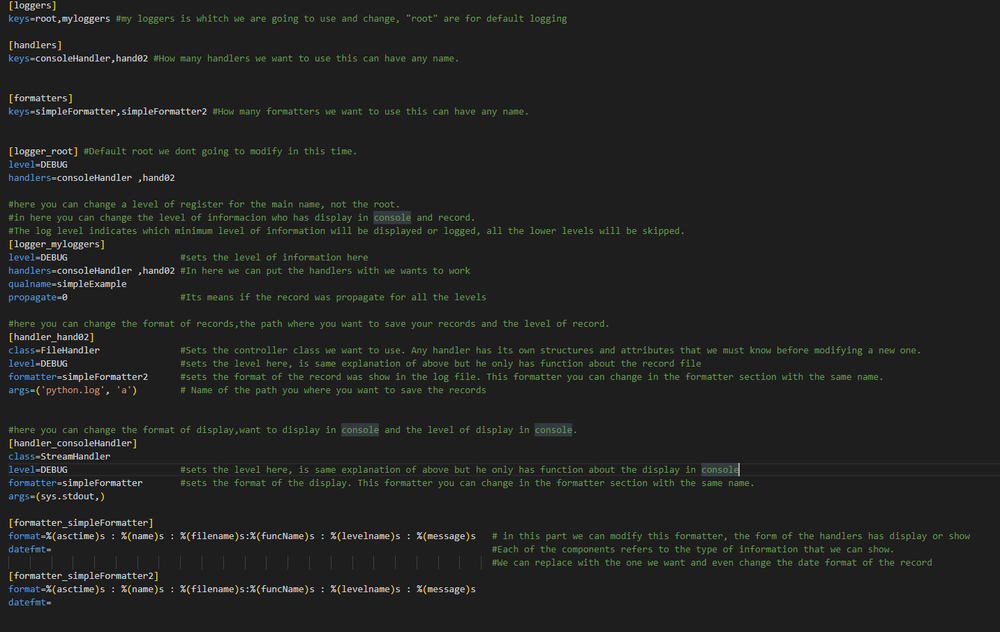
#> input picture tutorial/img/loggingconf.PNG, 1000 x 632 px, shrunk from 1433 x 905 before the run, found by its file name
$ jupyter execute --allow-errors tutlogging.ipynb
#> lines starting #> are read from the running program, lines starting #| are printed output that depends on the picture
### tutorial/myloggers.py
import logging
import logging.config
import traceback

def mylogger():
    logging.config.fileConfig('logging.conf')
    logger = logging.getLogger("{}".format(__name__))
    return logger

### tutorial/tutlogging.ipynb
# How to use logging
### first we have to import a this file whit his config log file in the work space

[cell 1]
#This tool is to record the action that happened in the program, we can record information at different levels, save in different locations, send this logs in mails etc.
#When the program increases in size, the logs gain importance to know where the problem is.
import matplotlib.pyplot as plt
import traceback

### import the module and the Library traceback and write the sencence in the workspace

[cell 2]
# The name "logger" is a standardized name, you can use whatever you want.
# "logger" was our object that internalized all the logging functions.
# You write it followed by the level of information you want to record and its description,
# this sentence will go below the part of the code you want to record. Example

[cell 3]
from myloggers import mylogger

#> (the rest of this cell did not finish here and is left out)

[cell 4]
# The record will be displayed on the console, with all the information we request in the format.
# And the record is going to be saved in a file that we specified earlier in the config log.

[cell 5]
#We could set the level of information we could have to save or display, we can change that in the file config,
#this was in a environment of variables.
#I going to teach how to change in the config log.

[cell 6]
#first we open the file "logging.conf"
#will be seen someting like that (with out the commentary,
#these was used to teach how to use the relevant variables and parameters of the config log).
#before implement this jupyter file change the path of all images
img=plt.imread(r"C:\Users\patoPC\Desktop\logging\loggingconf.png")
#> img is the input picture: shape (632, 1000, 4) float32; mean R, G, B, A 0.132, 0.137, 0.13, 1
plt.figure(figsize=(40,40))
plt.imshow(img)

## Separing in parts

[cell 7]
img=plt.imread(r"C:\Users\patoPC\Desktop\logging\logg1.png")
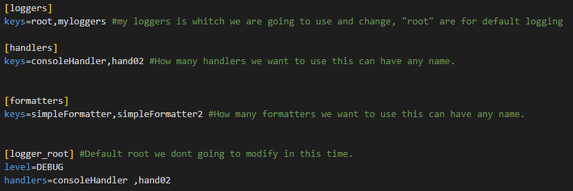
#> input picture tutorial/img/logg1.PNG, 573 x 191 px, shrunk from 821 x 274 before the run, found by its file name
#> img is the input picture: shape (191, 573, 4) float32; mean R, G, B, A 0.134, 0.139, 0.133, 1
plt.figure(figsize=(40,40))
plt.imshow(img)
#this first part is for dessign the main componennt handlers and logger.
#We can change the name of the keys that we will use in the next parts.

[cell 8]
img=plt.imread(r"C:\Users\patoPC\Desktop\logging\logg2.png")
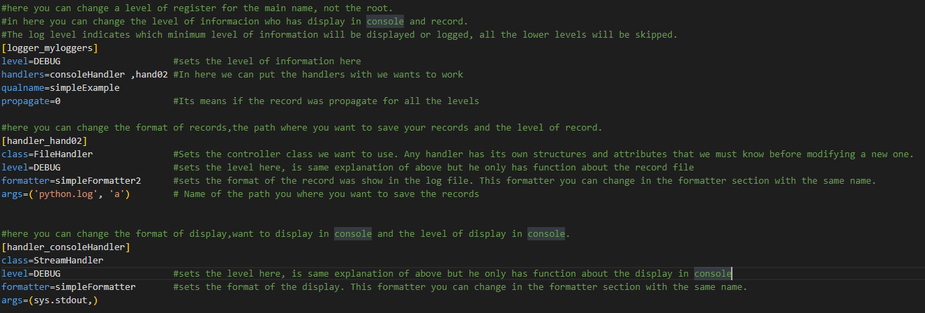
#> input picture tutorial/img/logg2.PNG, 925 x 313 px, shrunk from 1326 x 448 before the run, found by its file name
#> img is the input picture: shape (313, 925, 4) float32; mean R, G, B, A 0.135, 0.143, 0.133, 1
plt.figure(figsize=(40,40))
plt.imshow(img)
#This seccond part defines the handlers, the loggers who we are going to personalize and what we save,show or send

[cell 9]
img=plt.imread(r"C:\Users\patoPC\Desktop\logging\logg3.png")
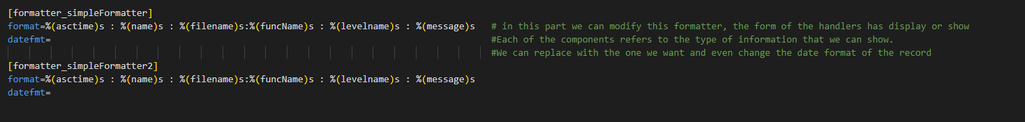
#> input picture tutorial/img/logg3.PNG, 1025 x 122 px, shrunk from 1469 x 175 before the run, found by its file name
#> img is the input picture: shape (122, 1025, 4) float32; mean R, G, B, A 0.136, 0.14, 0.134, 1
plt.figure(figsize=(40,20))
plt.imshow(img)
#And this last part we defines the formatting we want to aply of any handler, what we want to show in the handlers

[cell 10]
# First we going to sets the level of record in info, and the display console in warning.
#We going at our log.config and change this parameters


img=plt.imread(r"C:\Users\patoPC\Desktop\logging\setle.png")
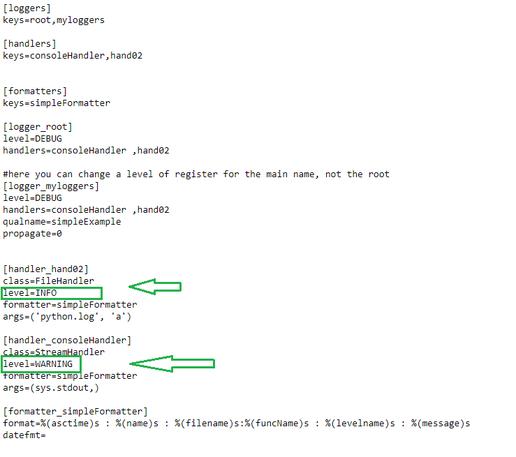
#> input picture tutorial/img/setle.png, 516 x 457 px, shrunk from 739 x 655 before the run, found by its file name
#> img is the input picture: shape (457, 516, 3) float32; mean R, G, B 0.971, 0.974, 0.972
plt.figure(figsize=(40,20))
plt.imshow(img)

#Try to change the level in logging.conf the below image:

[cell 11]
img=plt.imread(r"C:\Users\patoPC\Desktop\logging\path.png")
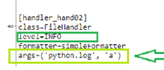
#> input picture tutorial/img/path.png, 164 x 70 px, shrunk from 235 x 101 before the run, found by its file name
#> img is the input picture: shape (70, 164, 3) float32; mean R, G, B 0.905, 0.936, 0.881
plt.figure(figsize=(40,20))
plt.imshow(img)

# you can change the path of the log file in logging.conf as shown in the following image:
